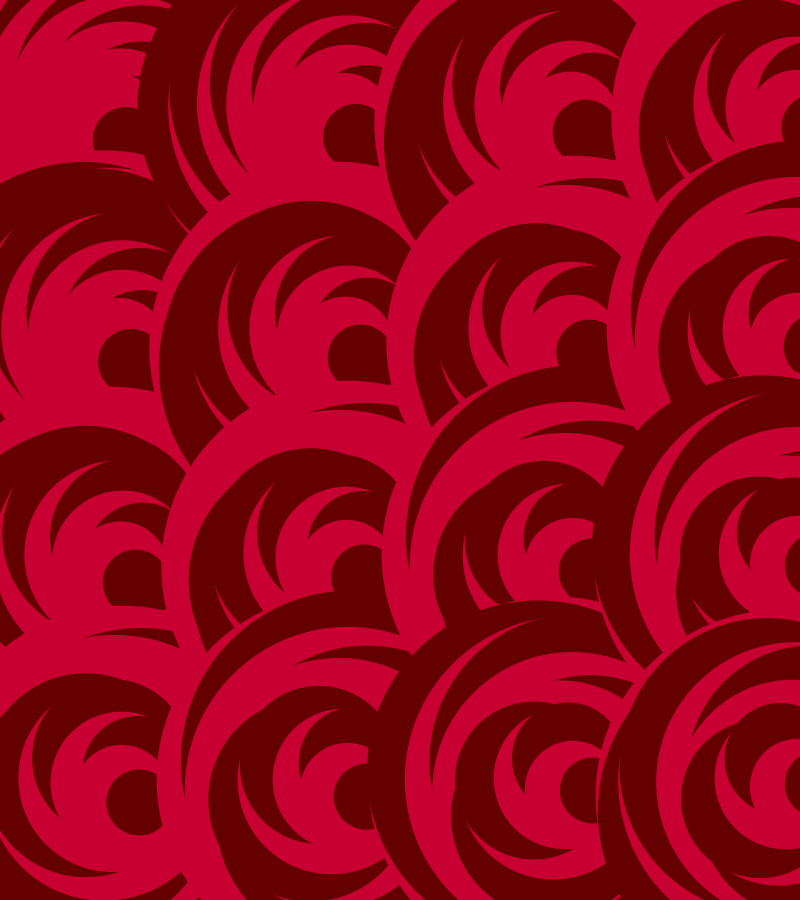
Frame 1 (no input)
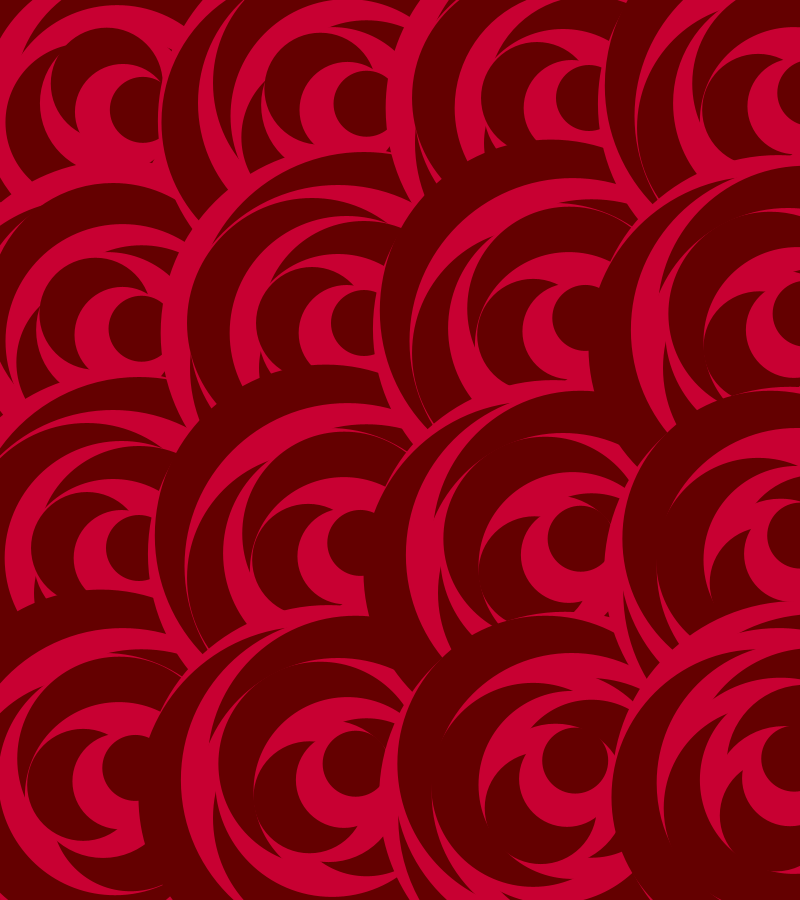
Frame 60 (the mouse pressed at the canvas centre just before this capture)
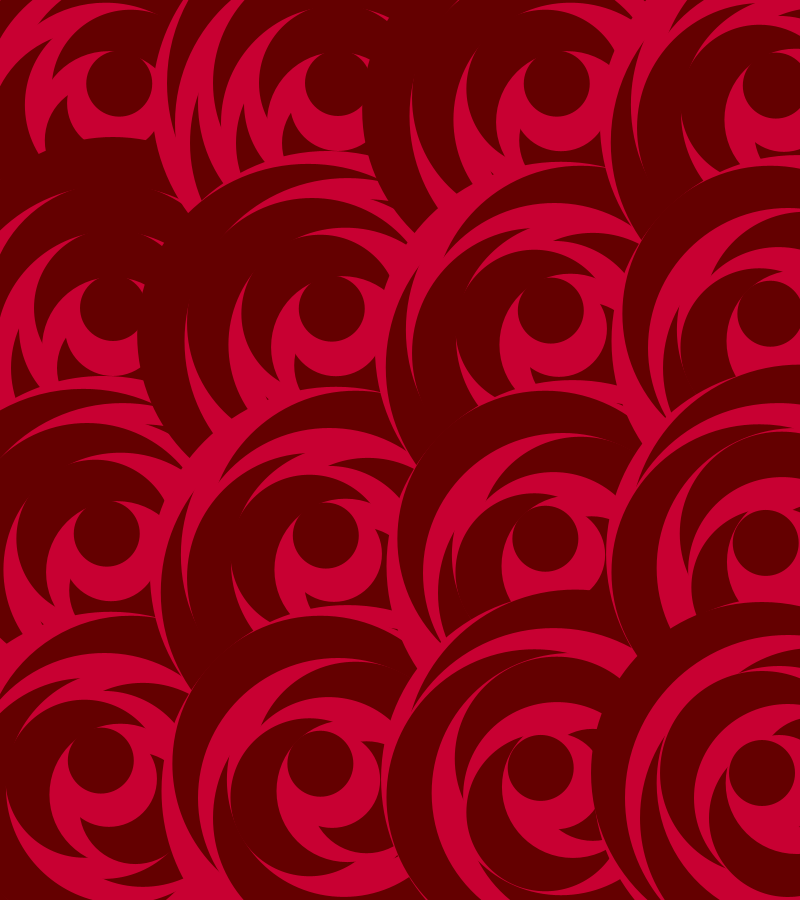
Frame 120 (the mouse held since frame 60 and released just before this capture)

The Processing sketch that drew these frames (run headless with seeded random() and noise(); from frame 60 on, the mouse is pressed at the canvas centre):

// Processing sketch: processing_60301
// ── processing_60301.pde

//modified cod
//source: http://www.reddit.com/r/processing/comments/lm78l/some_quick_sketches_using_rotating_concentric/

int numCrescentsPerSide=4;
int numPixelsPerColumn= 900/numCrescentsPerSide;
int numConcentricCircles=7;

void setup () {
  size(800,900);
  frameRate(120);
  background(200,150,100);
  noStroke();
  smooth();
}

void draw () {
  
  background(mouseY,0,0,75);
  for(int i = 1; i <= numCrescentsPerSide; i++) {
   for(int j = 1; j <= numCrescentsPerSide; j++) {
     
    int x = i*numPixelsPerColumn-numPixelsPerColumn/2;
    int y = j*numPixelsPerColumn-numPixelsPerColumn/2;
    int size = (int)(numPixelsPerColumn/numConcentricCircles*.5)+30;
    
    fill(0,100,0,50);
    int borderSize =(int)(numPixelsPerColumn*0.8);
    ellipse(x, y, borderSize, borderSize);
    
    for(int k=numConcentricCircles; k>=1;k--) {
      drawCrescentOrbiters(x, y, k*size, (j+i)*10, 0, k*1.2);
    }
    
   }
  }
  
}



void drawCrescentOrbiters(int x, int y, int cSize, int startingOffset, int differenceOffset, float speed) {

  fill(200,0,50);
  drawOrbitingCircle(x, y, cSize+50, 10, speed, startingOffset);
  
  fill(100,0,0);
  drawOrbitingCircle(x, y, cSize+20, 30, speed, startingOffset+differenceOffset);
}

void drawOrbitingCircle(int x, int y, int cSize,  int distance, float speed, int offset) {

     ellipse(x+sin(radians(frameCount+offset)*speed)*distance, 
          y+cos(radians(frameCount+offset)*speed)*distance, cSize, cSize);
}
